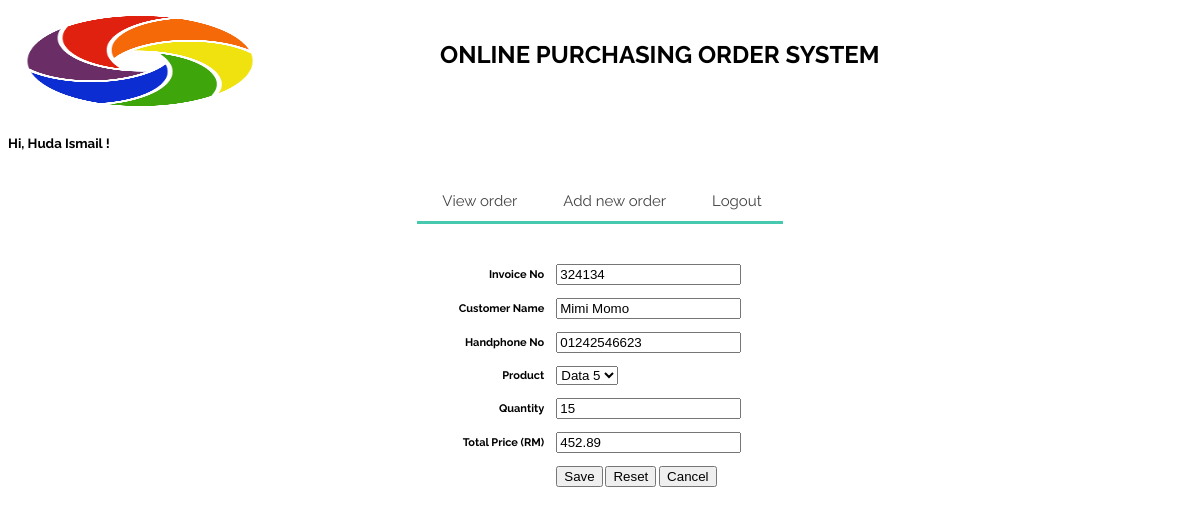
The page /sales-complete/edit_order.php?orderid=12 (signed in) on the database its author committed.
### tables this page shows
CREATE TABLE `order` (
  `orderid` int(40) NOT NULL,
  `fullname` varchar(400) NOT NULL,
  `invoiceno` varchar(400) NOT NULL,
  `custname` varchar(300) NOT NULL,
  `compname` varchar(300) NOT NULL,
  `compaddress` text NOT NULL,
  `hpno` varchar(300) NOT NULL,
  `email` varchar(300) NOT NULL,
  `product` varchar(300) NOT NULL,
  `quantity` int(100) NOT NULL,
  `price` double NOT NULL,
  `userid` int(20) NOT NULL
);

CREATE TABLE `product` (
  `productid` int(40) NOT NULL,
  `productname` varchar(400) NOT NULL,
  `price` double(65,2) NOT NULL
);

### sales-complete/edit_order.php (the view, shortened to what this page needs)
<html>
<head>
<link rel="stylesheet" type="text/css" href="css/gaya.css">
</head>
<?php
require_once 'include/connection.inc.php';
$fullname = $_SESSION ['fullname'];
$orderid = $_GET['orderid'];
$sql = "select * from `order` where `orderid` = $orderid";
$result = mysqli_query($dbc, $sql);
$record = mysqli_fetch_array($result);
?>
<body>
	<?php
	echo "<h5> Hi, $fullname ! </h5>";
	?>
	<table align="center">
			<tr>
				<td> <?php include_once 'include/tab_menu.html'; ?></td>
			</tr>
			<tr><td>&nbsp;</td></tr>
			<tr><td>&nbsp;</td></tr>
		</table>
	<form action="process_edit_order.php" method="post">
		<table align="center">
			<tr>
				<td style="font-weight: bold; padding-bottom: 10px" align="right">
				Invoice No</td>
				<td style="padding-bottom: 10px"><input type="text"
					name="invoice_no" id="invoiceno" value="<?php echo $record['invoiceno']?>" /></td>
			</tr>
			<tr>
				<td style="font-weight: bold; padding-bottom: 10px" align="right">Customer
					Name</td>
				<td style="padding-bottom: 10px">
				<input type="text" name="cust_name" value="<?php echo $record['custname']?>" />
				</td>
			</tr>
			<tr>
				<td style="font-weight: bold; padding-bottom: 10px" align="right">Handphone
					No</td>
				<td style="padding-bottom: 10px"><input type="text" name="hp_no" value="<?php echo $record['hpno']?>" />
				</td>
			</tr>
			<tr>
				<td style="font-weight: bold; padding-bottom: 10px" align="right">Product</td>
				<td style="padding-bottom: 10px"><select name="product">
				<?php
				$sql = "select productname from product";
				$result = mysqli_query($dbc, $sql);
				while($row = mysqli_fetch_array($result))
					{
						echo "<option value='{$row['productname']}'";
						if($record['product'] == $row['productname'])
						{
							echo " selected=' selected'";
						}
						echo ">";
						echo "{$row['productname']}</option>";
					}
				?>
				</select></td>
			</tr>
			<tr>
				<td style="font-weight: bold; padding-bottom: 10px" align="right">Quantity</td>
				<td style="padding-bottom: 10px"><input type="text" name="quantity" value="<?php echo $record['quantity']?>" />
			</tr>
			<tr>
				<td style="font-weight: bold; padding-bottom: 10px" align="right">Total
					Price (RM)</td>
				<td style="padding-bottom: 10px"><input type="text" name="price" value="<?php echo $record['price']?>"/></td>
			</tr>
			<tr>
				<td>&nbsp;</td>
				<td style="padding-bottom: 10px">
				<input type="submit" name="con_submit" value="Save" />
					<input type="reset" name="con_reset" value="Reset" />
					<input type="button" value="Cancel" onclick="gotoList();" />
				</td>
			</tr>
		</table>
	</form>
</body>
</html>

### sales-complete/css/gaya.css (style rules this page uses)
body { font-family: Raleway, sans-serif; }
table { font-family: Raleway, sans-serif; font-size: 11px; }
p,li { font-family: Raleway, sans-serif; font-size: 12px; }
h1 { font-weight: bold; padding-left: 20px; font-family: Raleway, sans-serif; font-size: 24px; }
td { padding-left: 5px; padding-right: 5px; }

### sales-complete/css/styles.css (style rules this page uses)
#cssmenu, #cssmenu ul, #cssmenu ul li, #cssmenu ul li a { margin: 0; padding: 0; border: 0; list-style: none; line-height: 1; display: block; position: relative; -webkit-box-sizing: border-box; -moz-box-sizing: border-box; box-sizing: border-box; }
#cssmenu:after, #cssmenu > ul:after { content: "."; display: block; clear: both; visibility: hidden; line-height: 0; height: 0; }
#cssmenu { width: auto; border-bottom: 3px solid #47c9af; font-family: Raleway, sans-serif; line-height: 1; }
#cssmenu ul { background: #ffffff; }
#cssmenu > ul > li { float: left; }
#cssmenu > ul > li > a { z-index: 2; padding: 18px 25px 12px 25px; font-size: 15px; font-weight: 400; text-decoration: none; color: #444444; -webkit-transition: all .2s ease; -moz-transition: all .2s ease; -ms-transition: all .2s ease; -o-transition: all .2s ease; transition: all .2s ease; margin-right: -4px; }
#cssmenu > ul > li > a:after { position: absolute; left: 0; bottom: 0; right: 0; z-index: -1; width: 100%; height: 120%; border-top-left-radius: 8px; border-top-right-radius: 8px; content: ""; -webkit-transition: all .2s ease; -o-transition: all .2s ease; transition: all .2s ease; -webkit-transform: perspective(5px) rotateX(2deg); -webkit-transform-origin: bottom; -moz-transform: perspective(5px) rotateX(2deg); -moz-transform-origin: bottom; transform: perspective(5px) rotateX(2deg); transform-origin: bottom; }

### rows shown on the page
order: invoice_no "324134", cust_name "Mimi Momo", hp_no "01242546623", product "Data 5", quantity "15", price "452.89"

### other values the page prints
$fullname "Huda Ismail"
